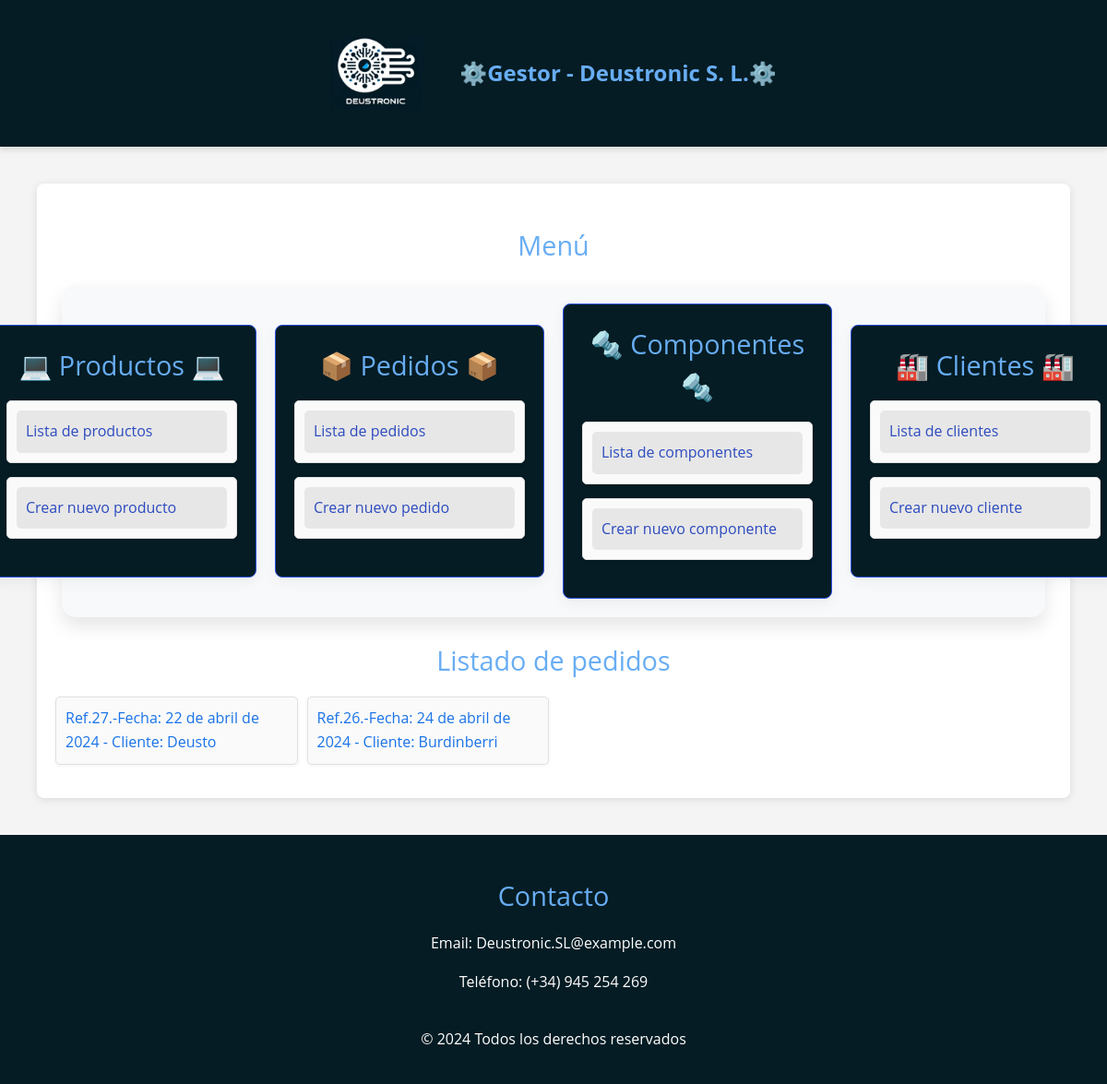
Page /appDjango/pedidos/ on the earlier database version.
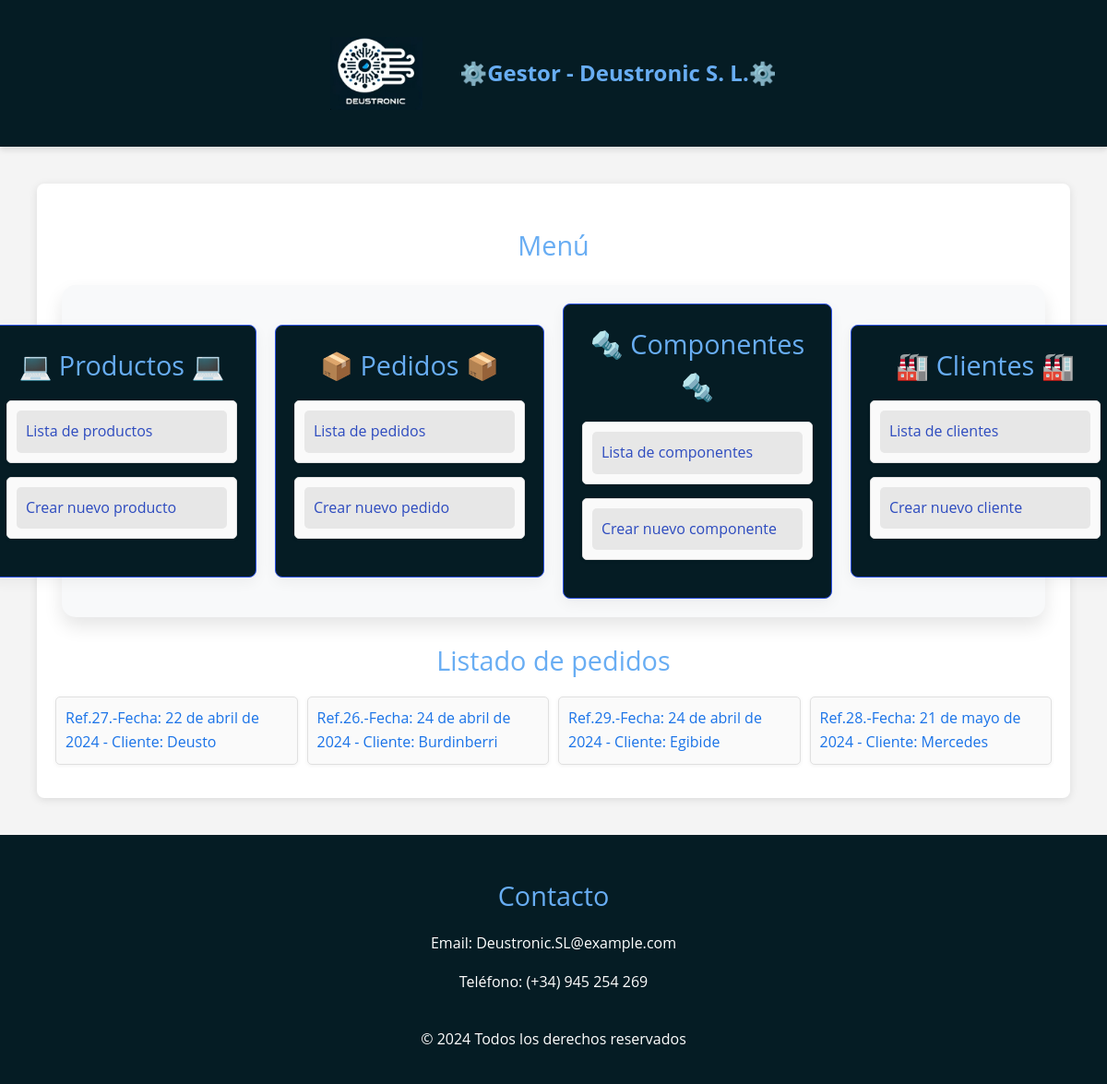
Same page on the later database version.
### appDjango/models.py (models this page shows, shortened)
class Pedido(models.Model):
    referencia_pedido = models.AutoField(primary_key=True)
    fecha_pedido = models.DateField()
    cif_cliente = models.ForeignKey(Cliente, on_delete=models.CASCADE)
    precio_total = models.DecimalField(max_digits=10, decimal_places=2, default=0.0)
    class Meta:
        verbose_name_plural = "Pedidos"
        verbose_name = "Pedido"
        ordering = ["fecha_pedido"]

class Cliente(models.Model):
    cif_cliente = models.CharField(max_length=100, primary_key=True)
    nombre_empresa_cliente = models.CharField(max_length=255)
    direccion_cliente = models.CharField(max_length=255)
    telefono_cliente = models.IntegerField()
    email_cliente = models.EmailField()
    class Meta:
        verbose_name_plural = "Clientes"
        verbose_name = "Cliente"
        ordering = ["cif_cliente"]

### appDjango/views.py (the view)
# urls.py: path('pedidos/', PedidoListView.as_view(), name='index_pedidos'),
class PedidoListView(ListView):
    model = Pedido
    template_name = "appDjango/pedido_index.html"
    context_object_name = "pedidos"

### templates/appDjango/pedido_index.html
{% extends 'base.html' %}
{% block contenido %}
    <h2>Listado de pedidos</h2>
    {% if pedidos %}
        <ul>
            {% for pedido in pedidos %}
                <li>
                    <a href="{% url 'pedidos_show' pedido.referencia_pedido %}">
                        Ref.{{ pedido.referencia_pedido }}.-Fecha: {{ pedido.fecha_pedido }} - Cliente:
                        {{ pedido.cif_cliente.nombre_empresa_cliente }}
                    </a>
                </li>
            {% endfor %}
        </ul>
    {% else %}
        <p>No hay pedidos creados.</p>
    {% endif %}
{% endblock %}

### templates/base.html (shortened to what this page needs)
<!doctype html>
<html lang="es">
<head>
    {% load static %}
    <link rel="stylesheet" href="{% static 'css/estilos.css' %}">
</head>
<body>
   <header class="site-header">
    <img src="{% static 'imagenes/LOGO PRUEBA.png' %}" alt="Logo" class="header-icon">
    <h1>⚙️Gestor - Deustronic S. L.⚙️</h1>
   </header>
    <div id="content">
        <h2>Menú</h2>
   <div class="cajas-menu">
    <div class="categoria">
        <h2>💻 Productos 💻</h2>
        <ul>
            <li><a href="/appDjango/productos">Lista de productos</a></li>
            <li><a href="{% url 'producto_create' %}">Crear nuevo producto</a></li>
        </ul>
    </div>
    <div class="categoria">
        <h2>📦 Pedidos 📦</h2>
        <ul>
            <li><a href="/appDjango/pedidos">Lista de pedidos</a></li>
            <li><a href="{% url 'pedido_create' %}">Crear nuevo pedido</a></li>
        </ul>
    </div>
    <div class="categoria">
        <h2>🔩 Componentes 🔩</h2>
        <ul>
            <li><a href="/appDjango/componentes">Lista de componentes</a></li>
            <li><a href="{% url 'componente_create' %}">Crear nuevo componente</a></li>
        </ul>
    </div>
    <div class="categoria">
        <h2>🏭 Clientes 🏭</h2>
        <ul>
            <li><a href="/appDjango/clientes">Lista de clientes</a></li>
            <li><a href="{% url 'cliente_create' %}">Crear nuevo cliente</a></li>
        </ul>
    </div>
</div>
        {% block contenido %}{% endblock %}
    </div>
     <footer>
        <div class="contenedor-footer">
            <div class="contacto">
                <h2>Contacto</h2>
                <p>Email: Deustronic.SL@example.com</p>
                <p>Teléfono: (+34) 945 254 269</p>
            </div>
        </div>
             <div class="derechos">
                 <p>&copy; 2024 Todos los derechos reservados</p>
             </div>
    </footer>
</body>
</html>

### static/css/estilos.css (style rules this page uses)
body { font-family: 'Open Sans', Arial, sans-serif; background-color: #f4f4f4; color: black; line-height: 1.6; margin: 0; padding: 0; }
#content { width: 90%; max-width: 1500px; margin: 40px auto; background-color: #ffffff; padding: 20px; border-radius: 8px; box-shadow: 0 2px 10px rgba(0, 0, 0, 0.1); }
.cajas-menu { display: flex; justify-content: space-around; align-items: center; background-color: #f8f9fa; padding: 20px; border-radius: 15px; box-shadow: 0 10px 20px rgba(0, 0, 0, 0.1); margin: 20px auto; width: 95%; }
.categoria { background-color: #051C24; border: 1px solid #2c51e3; border-radius: 10px; padding: 20px; box-shadow: 0 5px 15px rgba(0, 0, 0, 0.05); transition: transform 0.3s, box-shadow 0.3s; }
.categoria h2 { text-align: center; }
.categoria ul { list-style: none; padding: 0; margin-top: 15px; }
.categoria ul li a { display: block; background-color: #e7e7e7; color: #2d4bbf; padding: 10px; border-radius: 5px; text-decoration: none; transition: background-color 0.2s; }
h1, h2 { color: #68adf3; font-weight: normal; }
h1 { font-size: 2.5rem; margin-bottom: 0.5rem; }
h2 { font-size: 1.8rem; margin-bottom: 0.5rem; text-align: center; }
ul { list-style: none; padding: 0; display: grid; grid-template-columns: repeat(auto-fill, minmax(250px, 2fr)); gap: 10px; }
ul li { background-color: #fafafa; border: 1px solid #e0e0e0; border-radius: 5px; padding: 10px; box-shadow: 0 1px 4px rgba(0, 0, 0, 0.06); }
ul li a { color: #1a73e8; text-decoration: none; display: block; }
.cajas-menu { display: flex; justify-content: center; align-items: center; }
.categoria { margin: 0 10px; background-color: #051C24;; border-radius: 8px; padding: 20px; }
.categoria ul { padding: 0; }
.categoria h2 { margin: 0 0 10px; }
.categoria ul li { list-style: none; margin-bottom: 5px; }
.site-header { display: flex; align-items: center; justify-content: center; padding: 40px 40px; background-color: #051C24; color: white; box-shadow: 0 4px 6px rgba(0, 0, 0, 0.1); }
.header-icon { width: 100px; height: auto; margin-right: 40px; }
.site-header h1 { margin: 0; font-size: 24px; font-weight: 700; }
footer { background-color: #051C24; color: #fff; padding: 20px 0; text-align: center; }
.contenedor-footer { display: flex; flex-wrap: wrap; justify-content: center; max-width: 1200px; margin: auto; }
.contacto { width: 30%; text-align: center; }
.derechos { margin-top: 20px; }

Differences in the rows shown:
added Pedido: referencia_pedido "29", fecha_pedido "24 de abril de 2024", cif_cliente.nombre_empresa_cliente "Egibide"
added Pedido: referencia_pedido "28", fecha_pedido "21 de mayo de 2024", cif_cliente.nombre_empresa_cliente "Mercedes"
